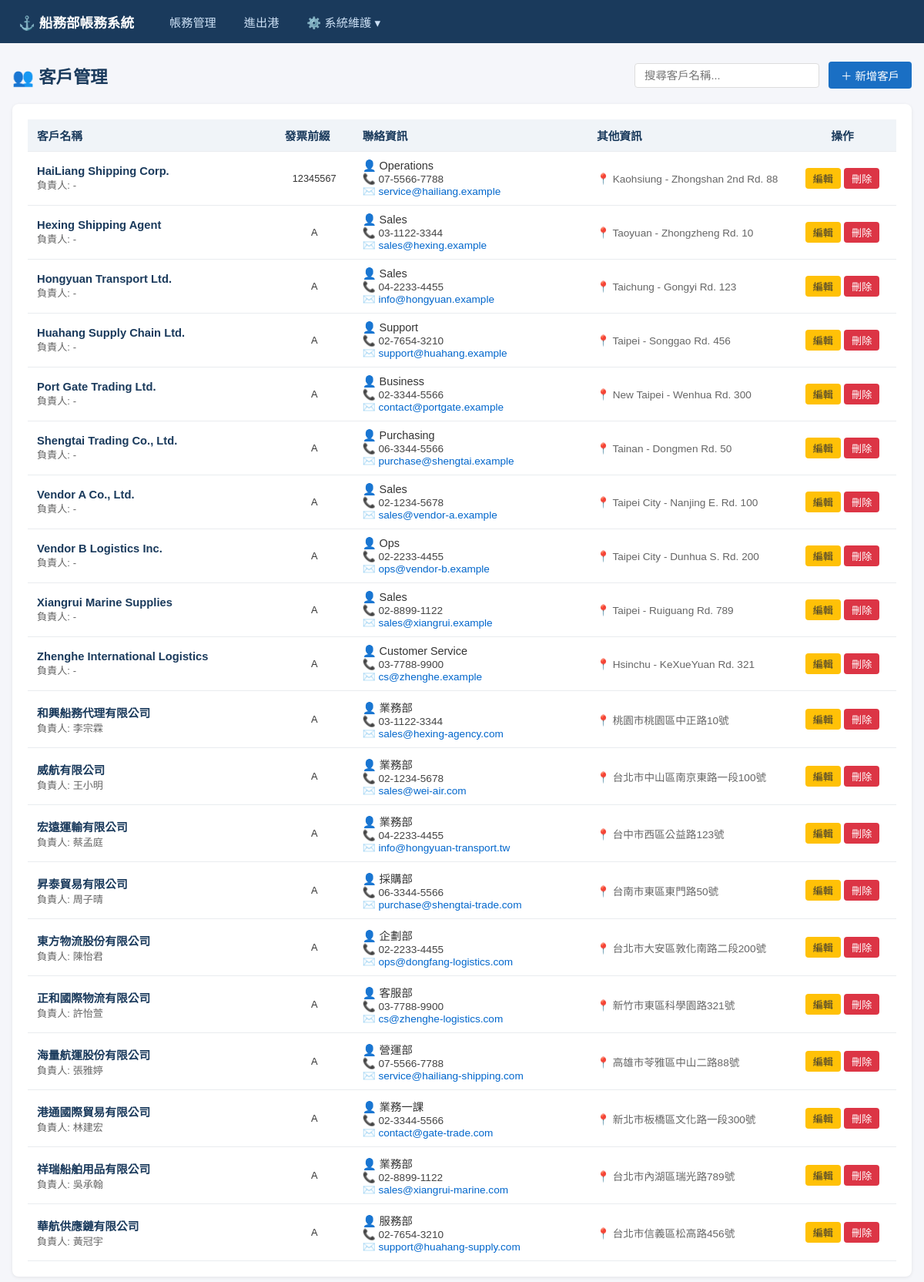
Page /customers on the committed database.
### models.py (models this page shows)
class Customer(Base):
    __tablename__ = "customers"
    id = Column(Integer, primary_key=True, index=True)
    name = Column(String, unique=True, nullable=False, index=True)
    responsible = Column(String)
    invoice_prefix = Column(String, default="A", nullable=False)
    contact = Column(String)
    phone = Column(String)
    email = Column(String)
    address = Column(String)
    created_at = Column(DateTime, default=func.now())
    updated_at = Column(DateTime, default=func.now(), onupdate=func.now())

### routers/customers.py (the view)
@router.get("", response_class=HTMLResponse)
def list_customers(request: Request, db: Session = Depends(get_db)):
    customers = db.query(models.Customer).order_by(models.Customer.name).all()
    return templates.TemplateResponse("customers/list.html", {
        "request": request,
        "customers": customers,
    })

### templates/customers/list.html (shortened to what this page needs)
{% extends "base.html" %}
{% block content %}
<div class="page-header">
    <h1>👥 客戶管理</h1>
    <div style="display:flex; gap:12px; align-items:center;">
        <div class="search-box">
            <input type="text" id="searchInput" placeholder="搜尋客戶名稱..." onkeyup="filterTable()" style="padding:7px 12px; border:1px solid #ddd; border-radius:4px; font-size:0.9rem; min-width:240px;">
        </div>
        <button class="btn btn-primary" onclick="openModal('addModal')">＋ 新增客戶</button>
    </div>
</div>
<div class="card">
    <table id="customerTable">
        <thead>
            <tr>
                <th>客戶名稱</th>
                <th style="width:100px;">發票前綴</th>
                <th>聯絡資訊</th>
                <th>其他資訊</th>
                <th class="text-center" style="width:140px;">操作</th>
            </tr>
        </thead>
        <tbody id="customerTableBody">
            {% for c in customers %}
            <tr id="customer-row-{{ c.id }}">
                <td>
                    <div style="font-weight:bold; color:#1a3a5c;">{{ c.name }}</div>
                    <div style="font-size:0.82rem; color:#666;">負責人: {{ c.responsible or '-' }}</div>
                </td>
                <td class="text-center"><span class="badge badge-info">{{ c.invoice_prefix or 'A' }}</span></td>
                <td>
                    <div style="font-size:0.9rem;">👤 {{ c.contact or '-' }}</div>
                    <div style="font-size:0.85rem; color:#444;">📞 {{ c.phone or '-' }}</div>
                    <div style="font-size:0.85rem; color:#0066cc;">✉️ {{ c.email or '-' }}</div>
                </td>
                <td style="font-size:0.85rem; color:#666; max-width:200px; overflow:hidden; text-overflow:ellipsis; white-space:nowrap;" title="{{ c.address or '' }}">
                    📍 {{ c.address or '-' }}
                </td>
                <td class="text-center">
                    <button class="btn btn-warning btn-sm btn-edit-cust"
                        data-id="{{ c.id }}"
                        data-name="{{ c.name }}"
                        data-responsible="{{ c.responsible or '' }}"
                        data-prefix="{{ c.invoice_prefix or 'A' }}"
                        data-contact="{{ c.contact or '' }}"
                        data-phone="{{ c.phone or '' }}"
                        data-email="{{ c.email or '' }}"
                        data-address="{{ c.address or '' }}">
                        編輯
                    </button>
                    <button class="btn btn-danger btn-sm btn-delete-cust"
                        data-id="{{ c.id }}"
                        data-name="{{ c.name }}">
                        刪除
                    </button>
                </td>
            </tr>
            {% else %}
            <tr id="emptyRow"><td colspan="5" class="text-center" style="color:#999; padding:32px;">尚無客戶資料</td></tr>
            {% endfor %}
        </tbody>
    </table>
</div>
{% endblock %}

### static/style.css (style rules this page uses)
* { box-sizing: border-box; margin: 0; padding: 0; }
body { font-family: "Microsoft JhengHei", "Noto Sans TC", sans-serif; background: #f5f6fa; color: #333; }
.page-header { display: flex; justify-content: space-between; align-items: center; margin-bottom: 20px; }
.page-header h1 { font-size: 1.4rem; color: #1a3a5c; }
.btn { display: inline-block; padding: 7px 16px; border-radius: 4px; border: none; cursor: pointer; font-size: 0.9rem; text-decoration: none; transition: opacity 0.2s; }
.btn-primary { background: #1a6fc4; color: white; }
.btn-danger { background: #dc3545; color: white; }
.btn-warning { background: #ffc107; color: #333; }
.btn-sm { padding: 4px 10px; font-size: 0.82rem; }
.card { background: white; border-radius: 8px; box-shadow: 0 1px 4px rgba(0,0,0,0.08); padding: 20px; margin-bottom: 20px; }
table { width: 100%; border-collapse: collapse; }
th, td { padding: 10px 12px; text-align: left; border-bottom: 1px solid #e9ecef; font-size: 0.92rem; }
th { background: #f0f4f8; color: #1a3a5c; font-weight: 600; }
.text-center { text-align: center; }
.badge { display: inline-block; padding: 2px 10px; border-radius: 12px; font-size: 0.8rem; font-weight: 500; }

### rows in the picture
Customer: name "HaiLiang Shipping Corp.", responsible "-", invoice_prefix "12345567", contact "Operations", phone "07-5566-7788", email "service@hailiang.example", address "Kaohsiung - Zhongshan 2nd Rd. 88"
Customer: name "Hexing Shipping Agent", responsible "-", invoice_prefix "A", contact "Sales", phone "03-1122-3344", email "sales@hexing.example", address "Taoyuan - Zhongzheng Rd. 10"
Customer: name "Hongyuan Transport Ltd.", responsible "-", invoice_prefix "A", contact "Sales", phone "04-2233-4455", email "info@hongyuan.example", address "Taichung - Gongyi Rd. 123"
Customer: name "Huahang Supply Chain Ltd.", responsible "-", invoice_prefix "A", contact "Support", phone "02-7654-3210", email "support@huahang.example", address "Taipei - Songgao Rd. 456"
Customer: name "Port Gate Trading Ltd.", responsible "-", invoice_prefix "A", contact "Business", phone "02-3344-5566", email "contact@portgate.example", address "New Taipei - Wenhua Rd. 300"
Customer: name "Shengtai Trading Co., Ltd.", responsible "-", invoice_prefix "A", contact "Purchasing", phone "06-3344-5566", email "purchase@shengtai.example", address "Tainan - Dongmen Rd. 50"
Customer: name "Vendor A Co., Ltd.", responsible "-", invoice_prefix "A", contact "Sales", phone "02-1234-5678", email "sales@vendor-a.example", address "Taipei City - Nanjing E. Rd. 100"
Customer: name "Vendor B Logistics Inc.", responsible "-", invoice_prefix "A", contact "Ops", phone "02-2233-4455", email "ops@vendor-b.example", address "Taipei City - Dunhua S. Rd. 200"
Customer: name "Xiangrui Marine Supplies", responsible "-", invoice_prefix "A", contact "Sales", phone "02-8899-1122", email "sales@xiangrui.example", address "Taipei - Ruiguang Rd. 789"
Customer: name "Zhenghe International Logistics", responsible "-", invoice_prefix "A", contact "Customer Service", phone "03-7788-9900", email "cs@zhenghe.example", address "Hsinchu - KeXueYuan Rd. 321"
Customer: name "和興船務代理有限公司", responsible "李宗霖", invoice_prefix "A", contact "業務部", phone "03-1122-3344", email "sales@hexing-agency.com", address "桃園市桃園區中正路10號"
Customer: name "威航有限公司", responsible "王小明", invoice_prefix "A", contact "業務部", phone "02-1234-5678", email "sales@wei-air.com", address "台北市中山區南京東路一段100號"
Customer: name "宏遠運輸有限公司", responsible "蔡孟庭", invoice_prefix "A", contact "業務部", phone "04-2233-4455", email "info@hongyuan-transport.tw", address "台中市西區公益路123號"
Customer: name "昇泰貿易有限公司", responsible "周子晴", invoice_prefix "A", contact "採購部", phone "06-3344-5566", email "purchase@shengtai-trade.com", address "台南市東區東門路50號"
Customer: name "東方物流股份有限公司", responsible "陳怡君", invoice_prefix "A", contact "企劃部", phone "02-2233-4455", email "ops@dongfang-logistics.com", address "台北市大安區敦化南路二段200號"
Customer: name "正和國際物流有限公司", responsible "許怡萱", invoice_prefix "A", contact "客服部", phone "03-7788-9900", email "cs@zhenghe-logistics.com", address "新竹市東區科學園路321號"
Customer: name "海量航運股份有限公司", responsible "張雅婷", invoice_prefix "A", contact "營運部", phone "07-5566-7788", email "service@hailiang-shipping.com", address "高雄市苓雅區中山二路88號"
Customer: name "港通國際貿易有限公司", responsible "林建宏", invoice_prefix "A", contact "業務一課", phone "02-3344-5566", email "contact@gate-trade.com", address "新北市板橋區文化路一段300號"
Customer: name "祥瑞船舶用品有限公司", responsible "吳承翰", invoice_prefix "A", contact "業務部", phone "02-8899-1122", email "sales@xiangrui-marine.com", address "台北市內湖區瑞光路789號"
Customer: name "華航供應鏈有限公司", responsible "黃冠宇", invoice_prefix "A", contact "服務部", phone "02-7654-3210", email "support@huahang-supply.com", address "台北市信義區松高路456號"
